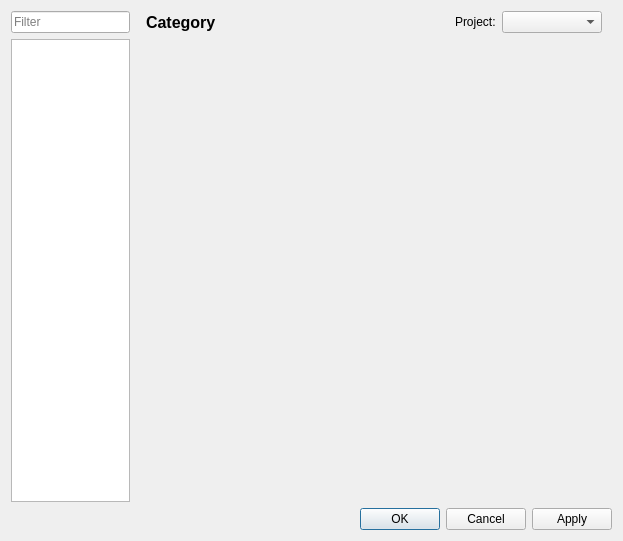
<?xml version="1.0" encoding="UTF-8"?>
<ui version="4.0">
 <class>ProjectSettings</class>
 <widget class="QDialog" name="ProjectSettings">
  <property name="geometry">
   <rect>
    <x>0</x>
    <y>0</y>
    <width>623</width>
    <height>541</height>
   </rect>
  </property>
  <property name="windowTitle">
   <string>Dialog</string>
  </property>
  <layout class="QVBoxLayout" name="verticalLayout">
   <item>
    <layout class="QHBoxLayout" name="z_hl" stretch="1,4">
     <property name="spacing">
      <number>6</number>
     </property>
     <item>
      <layout class="QVBoxLayout" name="selAndFilter" stretch="0,0">
       <property name="leftMargin">
        <number>0</number>
       </property>
       <item>
        <widget class="QLineEdit" name="editFilter">
         <property name="sizePolicy">
          <sizepolicy hsizetype="Expanding" vsizetype="Fixed">
           <horstretch>0</horstretch>
           <verstretch>0</verstretch>
          </sizepolicy>
         </property>
         <property name="focusPolicy">
          <enum>Qt::ClickFocus</enum>
         </property>
         <property name="placeholderText">
          <string>Filter</string>
         </property>
        </widget>
       </item>
       <item>
        <widget class="QListView" name="navigator">
         <property name="sizePolicy">
          <sizepolicy hsizetype="Ignored" vsizetype="Expanding">
           <horstretch>0</horstretch>
           <verstretch>0</verstretch>
          </sizepolicy>
         </property>
         <property name="minimumSize">
          <size>
           <width>100</width>
           <height>0</height>
          </size>
         </property>
         <property name="uniformItemSizes">
          <bool>true</bool>
         </property>
        </widget>
       </item>
      </layout>
     </item>
     <item>
      <layout class="QVBoxLayout" name="z_vl_contents" stretch="0,0">
       <property name="leftMargin">
        <number>0</number>
       </property>
       <property name="rightMargin">
        <number>0</number>
       </property>
       <item>
        <layout class="QHBoxLayout" name="z_hl_2">
         <property name="leftMargin">
          <number>10</number>
         </property>
         <property name="rightMargin">
          <number>10</number>
         </property>
         <item>
          <widget class="QLabel" name="labelCategory">
           <property name="font">
            <font>
             <pointsize>12</pointsize>
             <weight>75</weight>
             <bold>true</bold>
            </font>
           </property>
           <property name="text">
            <string>Category</string>
           </property>
          </widget>
         </item>
         <item>
          <spacer name="horizontalSpacer">
           <property name="orientation">
            <enum>Qt::Horizontal</enum>
           </property>
           <property name="sizeHint" stdset="0">
            <size>
             <width>40</width>
             <height>20</height>
            </size>
           </property>
          </spacer>
         </item>
         <item>
          <widget class="QLabel" name="z">
           <property name="text">
            <string>Project:</string>
           </property>
          </widget>
         </item>
         <item>
          <widget class="QComboBox" name="comboProject">
           <property name="sizePolicy">
            <sizepolicy hsizetype="Preferred" vsizetype="Fixed">
             <horstretch>0</horstretch>
             <verstretch>0</verstretch>
            </sizepolicy>
           </property>
           <property name="minimumSize">
            <size>
             <width>100</width>
             <height>0</height>
            </size>
           </property>
           <property name="editable">
            <bool>false</bool>
           </property>
           <property name="currentText">
            <string/>
           </property>
          </widget>
         </item>
        </layout>
       </item>
       <item>
        <widget class="QStackedWidget" name="stack">
         <property name="sizePolicy">
          <sizepolicy hsizetype="Expanding" vsizetype="Preferred">
           <horstretch>10</horstretch>
           <verstretch>0</verstretch>
          </sizepolicy>
         </property>
         <property name="currentIndex">
          <number>2</number>
         </property>
         <widget class="QWidget" name="pageInfo">
          <layout class="QFormLayout" name="formLayout">
           <property name="labelAlignment">
            <set>Qt::AlignRight|Qt::AlignTrailing|Qt::AlignVCenter</set>
           </property>
           <property name="horizontalSpacing">
            <number>15</number>
           </property>
           <property name="rightMargin">
            <number>20</number>
           </property>
           <item row="0" column="0">
            <widget class="QLabel" name="z_2">
             <property name="text">
              <string>Project Name:</string>
             </property>
             <property name="alignment">
              <set>Qt::AlignLeading|Qt::AlignLeft|Qt::AlignVCenter</set>
             </property>
            </widget>
           </item>
           <item row="0" column="1">
            <widget class="QLineEdit" name="editName"/>
           </item>
           <item row="1" column="0">
            <widget class="QLabel" name="z_1">
             <property name="text">
              <string>Author:</string>
             </property>
             <property name="alignment">
              <set>Qt::AlignLeading|Qt::AlignLeft|Qt::AlignVCenter</set>
             </property>
            </widget>
           </item>
           <item row="1" column="1">
            <widget class="QLineEdit" name="editAuthor"/>
           </item>
           <item row="2" column="0">
            <widget class="QLabel" name="z_3">
             <property name="text">
              <string>Revision:</string>
             </property>
             <property name="alignment">
              <set>Qt::AlignLeading|Qt::AlignLeft|Qt::AlignVCenter</set>
             </property>
            </widget>
           </item>
           <item row="2" column="1">
            <widget class="QLineEdit" name="editRevision"/>
           </item>
           <item row="3" column="0">
            <widget class="QLabel" name="z_4">
             <property name="text">
              <string>Standard:</string>
             </property>
            </widget>
           </item>
           <item row="3" column="1">
            <widget class="QLineEdit" name="editStandard"/>
           </item>
          </layout>
         </widget>
         <widget class="QWidget" name="pageVariables">
          <layout class="QVBoxLayout" name="verticalLayout_2">
           <item>
            <widget class="VariableEditor" name="widget" native="true"/>
           </item>
          </layout>
         </widget>
         <widget class="QWidget" name="pageDefaults"/>
        </widget>
       </item>
      </layout>
     </item>
    </layout>
   </item>
   <item>
    <widget class="QDialogButtonBox" name="buttonBox">
     <property name="orientation">
      <enum>Qt::Horizontal</enum>
     </property>
     <property name="standardButtons">
      <set>QDialogButtonBox::Apply|QDialogButtonBox::Cancel|QDialogButtonBox::Ok</set>
     </property>
    </widget>
   </item>
  </layout>
 </widget>
 <customwidgets>
  <customwidget>
   <class>VariableEditor</class>
   <extends>QWidget</extends>
   <header location="global">ui/widgets/variableeditor.h</header>
   <container>1</container>
  </customwidget>
 </customwidgets>
 <resources/>
 <connections>
  <connection>
   <sender>buttonBox</sender>
   <signal>accepted()</signal>
   <receiver>ProjectSettings</receiver>
   <slot>accept()</slot>
   <hints>
    <hint type="sourcelabel">
     <x>248</x>
     <y>254</y>
    </hint>
    <hint type="destinationlabel">
     <x>157</x>
     <y>274</y>
    </hint>
   </hints>
  </connection>
  <connection>
   <sender>buttonBox</sender>
   <signal>rejected()</signal>
   <receiver>ProjectSettings</receiver>
   <slot>reject()</slot>
   <hints>
    <hint type="sourcelabel">
     <x>316</x>
     <y>260</y>
    </hint>
    <hint type="destinationlabel">
     <x>286</x>
     <y>274</y>
    </hint>
   </hints>
  </connection>
 </connections>
</ui>
